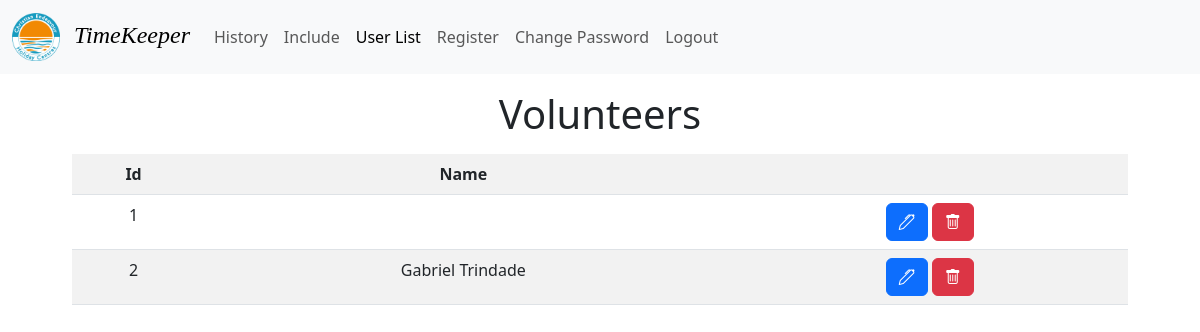
Before: /users (signed in) with the older database file.
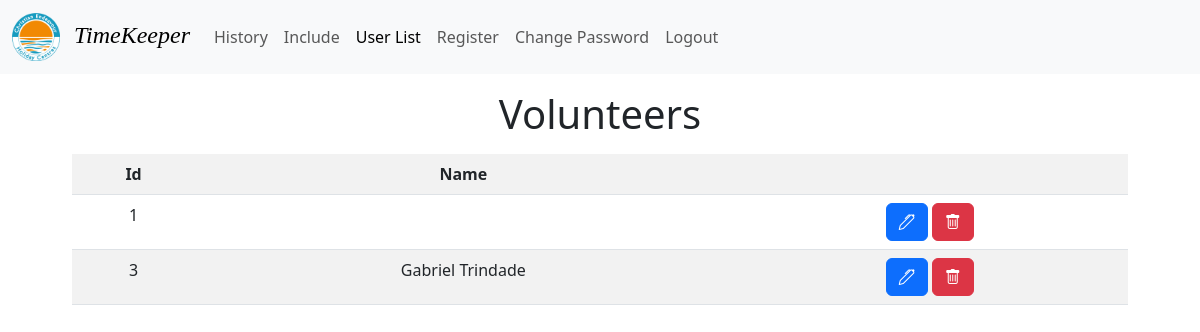
After: the same page with the newer database file.
### auths/models.py (models this page shows)
class CustomUser(AbstractUser):
    is_password_reset = models.BooleanField(default=False)

### backend/views.py (the view)
# urls.py: path("users", views.user_list, name="userList"),
def user_list(request):
    current_week = f"?month=false&year={datetime.now().year}&number={datetime.now().strftime('%V')}"
    if not request.user.is_authenticated:
        messages.success(request, "You must login to access this page")
        return redirect("/auths")
    elif not request.user.is_password_reset:
        messages.success(
            request, "You must reset your password before accessing the application")
        return redirect("/auths/password")
    if not request.user.is_staff:
        messages.success(request, "You can't access this page")
        return redirect(f"/history{current_week}")
    users = CustomUser.objects.all
    context = {"users": users}
    return render(request, "backend/userList.html", context)

### backend/templates/backend/userList.html (shortened to what this page needs)
{% extends 'backend/base.html' %} {% block content%} {% load static %}
<div class="my-2 text-center">
  <h2 class="mb-3 fs-1">Volunteers</h2>
  <table class="table table-striped">
    <tr>
      <th>Id</th>
      <th>Name</th>
      <th></th>
    </tr>
    {% for user in users %}
    <tr>
      <td>{{ user.id }}</td>
      <td>{{ user.first_name }} {{ user.last_name }}</td>
      <td>
        <a
          class="editIcon btn btn-primary"
          href="{% url 'backend:user' user.id %}?month=false&year={% now 'Y' %}&number={% now 'W' %}"
        >
          <i class="bi bi-pen"></i>
        </a>
        <button
          type="button"
          class="btn btn-danger"
          data-bs-toggle="modal"
          data-bs-target="#confirmModal"
          data-toggle="modal"
          data-target="#confirmModal"
          onclick="showConfirmModal('user', '{{ user.first_name }} {{ user.last_name }}', {{ user.id }})"
        >
          <i class="bi bi-trash"></i>
        </button>
      </td>
    </tr>
    {% endfor %}
  </table>
</div>
{% endblock %}

Changed rows visible on the page:
removed CustomUser: id "2", first_name "Gabriel", last_name "Trindade"
added CustomUser: id "3", first_name "Gabriel", last_name "Trindade"
